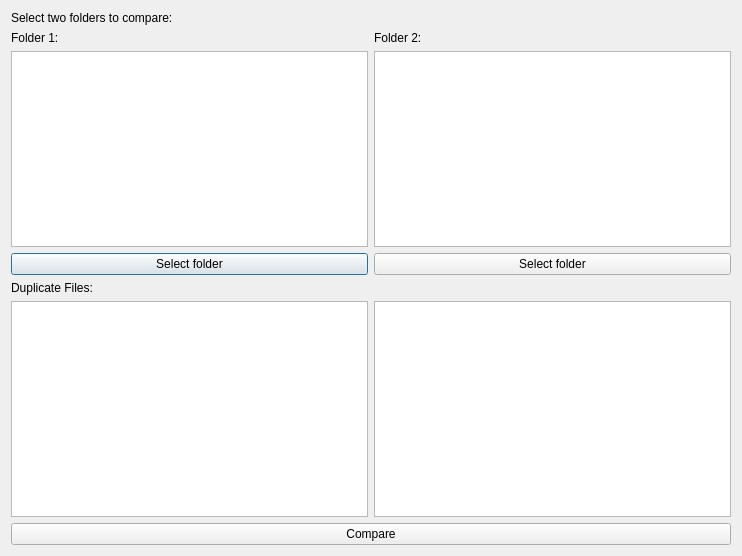
<?xml version="1.0" encoding="UTF-8"?>
<ui version="4.0">
 <class>FoldersCompare</class>
 <widget class="QDialog" name="FoldersCompare">
  <property name="geometry">
   <rect>
    <x>0</x>
    <y>0</y>
    <width>742</width>
    <height>556</height>
   </rect>
  </property>
  <property name="windowTitle">
   <string>FoldersCompare</string>
  </property>
  <layout class="QVBoxLayout" name="verticalLayout_4">
   <item>
    <widget class="QLabel" name="label">
     <property name="text">
      <string>Select two folders to compare:</string>
     </property>
    </widget>
   </item>
   <item>
    <layout class="QHBoxLayout" name="horizontalLayout">
     <item>
      <layout class="QVBoxLayout" name="verticalLayout">
       <item>
        <widget class="QLabel" name="label_2">
         <property name="text">
          <string>Folder 1:</string>
         </property>
        </widget>
       </item>
       <item>
        <widget class="QListView" name="listView"/>
       </item>
       <item>
        <widget class="QPushButton" name="pushButton">
         <property name="text">
          <string>Select folder</string>
         </property>
        </widget>
       </item>
      </layout>
     </item>
     <item>
      <layout class="QVBoxLayout" name="verticalLayout_2">
       <item>
        <widget class="QLabel" name="label_3">
         <property name="text">
          <string>Folder 2:</string>
         </property>
        </widget>
       </item>
       <item>
        <widget class="QListView" name="listView_2"/>
       </item>
       <item>
        <widget class="QPushButton" name="pushButton_2">
         <property name="text">
          <string>Select folder</string>
         </property>
        </widget>
       </item>
      </layout>
     </item>
    </layout>
   </item>
   <item>
    <widget class="QLabel" name="label_4">
     <property name="text">
      <string>Duplicate Files:</string>
     </property>
    </widget>
   </item>
   <item>
    <layout class="QVBoxLayout" name="verticalLayout_3">
     <item>
      <layout class="QHBoxLayout" name="horizontalLayout_2">
       <item>
        <widget class="QListView" name="listView_3"/>
       </item>
       <item>
        <widget class="QListView" name="listView_4"/>
       </item>
      </layout>
     </item>
     <item>
      <widget class="QPushButton" name="pushButton_3">
       <property name="text">
        <string>Compare</string>
       </property>
      </widget>
     </item>
    </layout>
   </item>
  </layout>
 </widget>
 <layoutdefault spacing="6" margin="11"/>
 <resources/>
 <connections/>
</ui>
